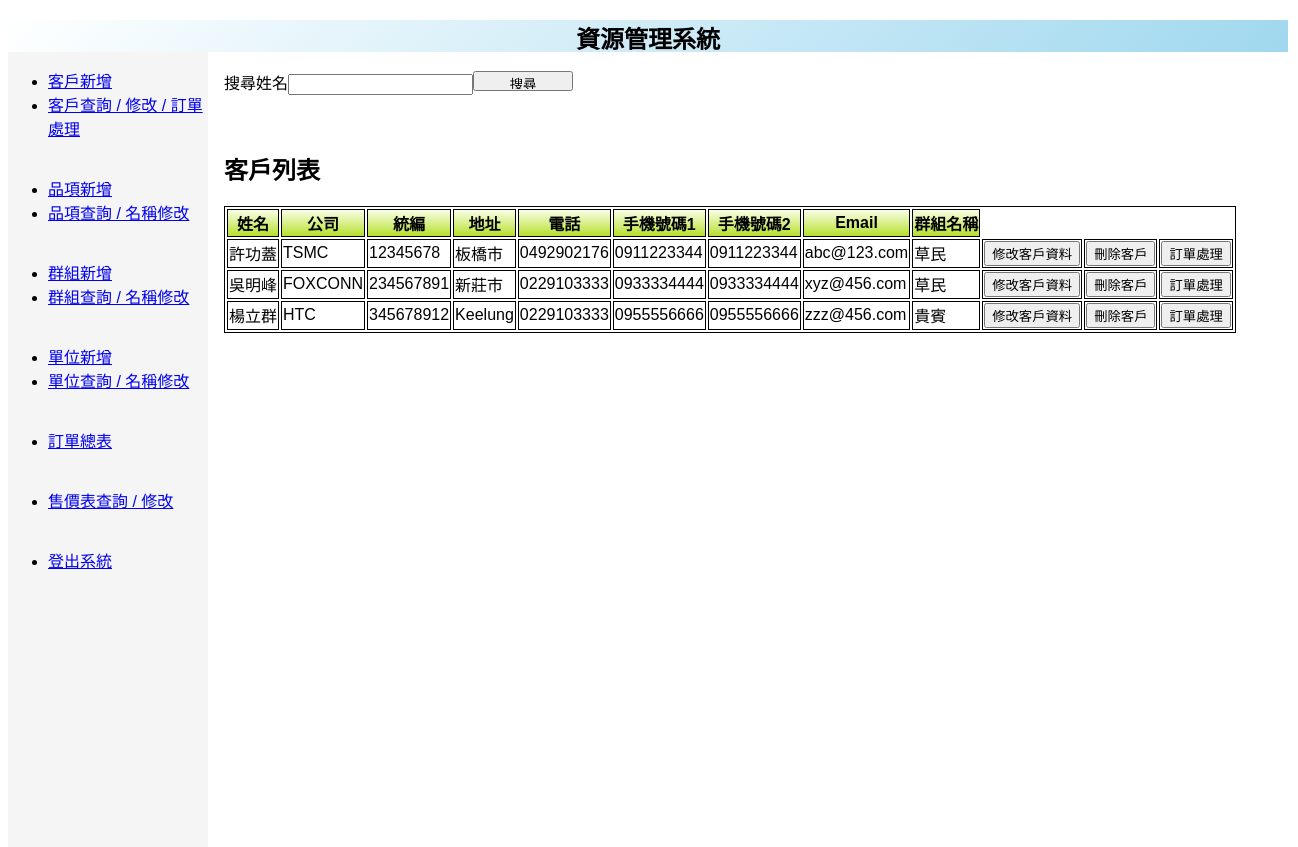
/view/customer_view.php (signed in), run on the app's committed database.
### tables this page shows
CREATE TABLE `customer` (
  `id` int(10) unsigned NOT NULL AUTO_INCREMENT,
  `name` varchar(64) NOT NULL,
  `company` varchar(128) NOT NULL,
  `vat` varchar(16) NOT NULL,
  `address` varchar(256) DEFAULT NULL,
  `phone` varchar(16) DEFAULT NULL,
  `cellphone` varchar(16) DEFAULT NULL,
  `cellphone2` varchar(16) DEFAULT NULL,
  `email` varchar(128) DEFAULT NULL,
  `created_on` datetime NOT NULL,
  `group_id` int(10) unsigned NOT NULL,
  PRIMARY KEY (`id`),
  KEY `fk_customer__group_id` (`group_id`),
  KEY `name` (`name`),
  CONSTRAINT `fk_customer__group_id` FOREIGN KEY (`group_id`) REFERENCES `groups` (`id`)
);

CREATE TABLE `groups` (
  `id` int(10) unsigned NOT NULL AUTO_INCREMENT,
  `name` varchar(64) NOT NULL,
  PRIMARY KEY (`id`),
  UNIQUE KEY `name` (`name`),
  KEY `name_2` (`name`)
);

### util/util.php (the view, shortened to what this page needs)
<?php
class Table
{
    private $row_data = NULL;
    private $header_names = NULL;
    private $header_display_names = NULL;
    private $hidden_fields = NULL;
    private $link_info_list = NULL;
    private $editable_fields = NULL;
    public function __construct()
    {
        $this->row_data = array();
        $this->link_info_list = array();
    }
    public function setHeaderNames($header_array_data,$header_array_display)
    {
        $this->header_names = $header_array_data;
        $this->header_display_names = $header_array_display;
    }
    public function addRow($row_array_data)
    {
        array_push($this->row_data, $row_array_data);
    }
    public function addLinkInfo($path, $display_label, $alert_message=NULL)
    {
        array_push($this->link_info_list, [$path, $display_label,$alert_message]);
    }
    public function getHeaderNames()
    {
        return $this->header_names;
    }
    public function setHiddenFields($keys)
    {
        $this->hidden_fields = $keys;
    }
    public function outputHTML()
    {
        echo "<Table>";
        for ($j = 0; $j < count($this->header_names); $j++)
        {
            if ( $this->hidden_fields!=NULL && in_array($this->header_names[$j], $this->hidden_fields) )
            {
                continue;
            }
            else
            {
                echo "<th>".$this->header_display_names[$j]."</th>";
            }
        }
        $tr_counter=0;
        foreach ($this->row_data as $row)
        {
            echo '<tr id="'.$tr_counter.'">';
            $tr_counter+=1;
            for ($j = 0; $j < count($row); $j++)
            {
                if ( $this->hidden_fields!=NULL && in_array($this->header_names[$j], $this->hidden_fields) )
                {
                    echo '<input type="hidden" class="hidden_key" name="'.$this->header_names[$j].'" value="'.$row[$j].'">';
                }
                else
                {
                    if($this->editable_fields!=NULL && in_array($this->header_names[$j],$this->editable_fields ) )
                    {
                        echo '<td name="'.$this->header_names[$j].'" class="editable_text">';
                        echo $row[$j];
                    }
                    else
                    {
                        echo '<td name="'.$this->header_names[$j].'" class="readonly_text">';
                        echo $row[$j];
                    }
                    echo "</td>";
                }
            }
            foreach($this->link_info_list as $link_data)
            {
                if ($link_data[2] == NULL )
                {
                    echo '<td><input type="button" name="'.$link_data[0].'" value="'.$link_data[1].'" onClick="on_table_util_sendout_click(this)"></td>';
                }
                else
                {
                    echo '<td><input type="button" name="'.$link_data[0].'" value="'.$link_data[1].'" onClick="on_table_util_alert_click(this,\''.$link_data[2].'\')"></td>';
                }
            }
            echo "</tr>";
        }
        echo "</Table>";
    }
}
class DBUtility
{
    public function __construct($database_host, $username, $password,$database_name)
    {
        $this->database_host = $database_host;
        $this->username = $username;
        $this->password = $password;
        $this->database_name = $database_name;
    }
    private function connectDatabase()
    {
        $connection = mysqli_connect($this->database_host, $this->username, $this->password,$this->database_name);
        return $connection;
    }
    public function getQueryData($query)
    {
        $conn = $this->connectDatabase();
        $this->result = array();
        $cursor = mysqli_query($conn,$query);
        while( ($i=mysqli_fetch_array($cursor) ) )
        {
            array_push($this->result,$i);
        }
        return $this->result;
    }
}
class DBTableUtility
{
    private $table = NULL;
    private $db_utility = NULL;
    public function __construct($database_host, $username, $password,$database_name)
    {
        $this->table = new Table();
        $this->db_utility = new DBUtility($database_host, $username, $password,$database_name);
    }
    public function outputSelectQuery($query)
    {
        $result =  $this->db_utility->getQueryData($query);
        $key_list = $this->table->getHeaderNames();
        foreach ($result as $i )
        {
           $tmp = [];
           foreach($key_list as $key)
           {
               array_push($tmp,$i[$key]);
           }
           $this->table->addRow($tmp);
        }
        $this->table->outputHTML();
    }
    public function setColumnFields($header_array_data,$header_array_display)
    {
        $this->table->setHeaderNames($header_array_data,$header_array_display);
    }
    public function addLinkInfo($path, $display_label, $alert_message=NULL)
    {
        $this->table->addLinkInfo($path, $display_label, $alert_message);
    }
    public function setHiddenFields($keys)
    {
        $this->table->setHiddenFields($keys);
    }
}
class FormInputUtility
{
    private $br = NULL;
    public function __construct()
    {
        $this->br = "<br>";
    }
    public function setAutoBr($is_on)
    {
        if($is_on==true)
        {
            $this->br = "<br>";
        }
        else
        {
            $this->br = "";
        }
    }
    public function beginForm($action)
    {
        echo "<form method=\"post\" action=\"".$action."\">";
    }
    public function addInputText($key,$display,$value=NULL)
    {
        echo $display.$this->br;
        echo "<input name=\"".$key."\" type=\"text\" value=\"".$value."\"  >".$this->br.$this->br;
    }
    public function addSubmitButton($button_display="送出")
    {
        echo $this->br.'<input type="submit" value="'.$button_display.'" style="height: 20px; width: 100px" >';
    }
    public function endForm()
    {
        echo "</form>";
    }
}
?>

### data on the page
customer: name "許功蓋", company "TSMC", vat "12345678", address "板橋市", phone "0492902176", cellphone "0911223344", cellphone2 "0911223344", email "abc@123.com", group.name "草民"
customer: name "吳明峰", company "FOXCONN", vat "234567891", address "新莊市", phone "0229103333", cellphone "0933334444", cellphone2 "0933334444", email "xyz@456.com", group.name "草民"
customer: name "楊立群", company "HTC", vat "345678912", address "Keelung", phone "0229103333", cellphone "0955556666", cellphone2 "0955556666", email "zzz@456.com", group.name "貴賓"

### other printed values
$display "搜尋姓名"
$this->header_display_names[$j] "姓名"
$this->header_display_names[$j] "公司"
$this->header_display_names[$j] "統編"
$this->header_display_names[$j] "地址"
$this->header_display_names[$j] "電話"
$this->header_display_names[$j] "手機號碼1"
$this->header_display_names[$j] "手機號碼2"
$this->header_display_names[$j] "Email"
$this->header_display_names[$j] "群組名稱"
